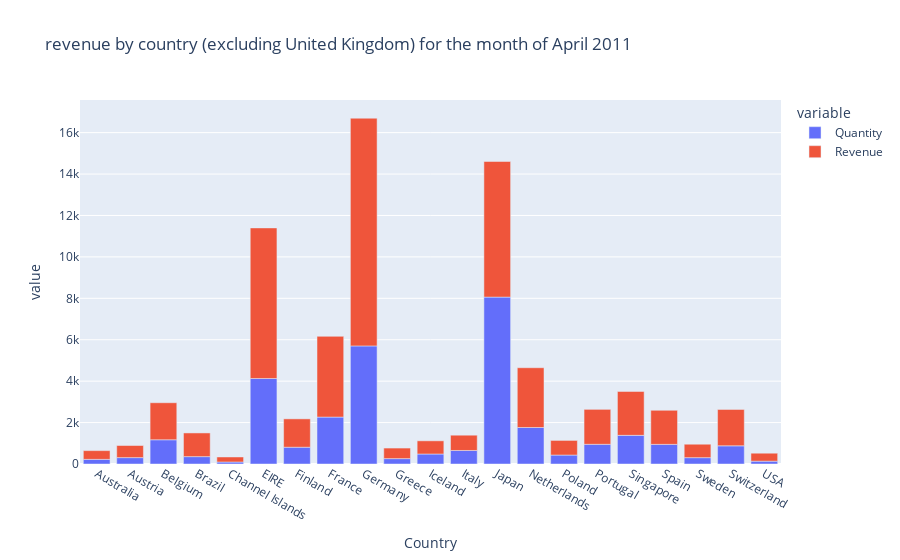

Write notebook code for a chart like this one.
### Code cell
# Traces




fig = px.bar(total_qty_rvn, x="Country", y=["Quantity","Revenue"], title="revenue by country (excluding United Kingdom) for the month of April 2011")
fig.show()

### Figure 1 — Plotly figure (JSON) as saved in the notebook; plotly's stock layout.template omitted (floating-point values rounded to 4 significant figures)
{"data": [{"alignmentgroup": "True", "hovertemplate": "variable=Quantity<br>Country=%{x}<br>value=%{y}<extra></extra>", "legendgroup": "Quantity", "marker": {"color": "#636efa", "pattern": {"shape": ""}}, "name": "Quantity", "offsetgroup": "Quantity", "orientation": "v", "showlegend": true, "textposition": "auto", "type": "bar", "x": ["Australia", "Austria", "Belgium", "Brazil", "Channel Islands", "EIRE", "Finland", "France", "Germany", "Greece", "Iceland", "Italy", "Japan", "Netherlands", "Poland", "Portugal", "Singapore", "Spain", "Sweden", "Switzerland", "USA"], "xaxis": "x", "y": [224, 308, 1170, 356, 96, 4129, 810, 2265, 5702, 260, 483, 653, 8058, 1762, 432, 951, 1384, 948, 306, 878, 137], "yaxis": "y"}, {"alignmentgroup": "True", "hovertemplate": "variable=Revenue<br>Country=%{x}<br>value=%{y}<extra></extra>", "legendgroup": "Revenue", "marker": {"color": "#EF553B", "pattern": {"shape": ""}}, "name": "Revenue", "offsetgroup": "Revenue", "orientation": "v", "showlegend": true, "textposition": "auto", "type": "bar", "x": ["Australia", "Austria", "Belgium", "Brazil", "Channel Islands", "EIRE", "Finland", "France", "Germany", "Greece", "Iceland", "Italy", "Japan", "Netherlands", "Poland", "Portugal", "Singapore", "Spain", "Sweden", "Switzerland", "USA"], "xaxis": "x", "y": [421.6, 584.8, 1788.0, 1144.0, 243.0, 7270.0, 1369.0, 3899.0, 10990.0, 509.7, 636.2, 737.8, 6549.0, 2887.0, 705.8, 1688.0, 2119.0, 1646.0, 649.1, 1757.0, 383.9], "yaxis": "y"}], "layout": {"barmode": "relative", "legend": {"title": {"text": "variable"}, "tracegroupgap": 0}, "title": {"text": "revenue by country (excluding United Kingdom) for the month of April 2011"}, "xaxis": {"anchor": "y", "domain": [0, 1], "title": {"text": "Country"}}, "yaxis": {"anchor": "x", "domain": [0, 1], "title": {"text": "value"}}}}
